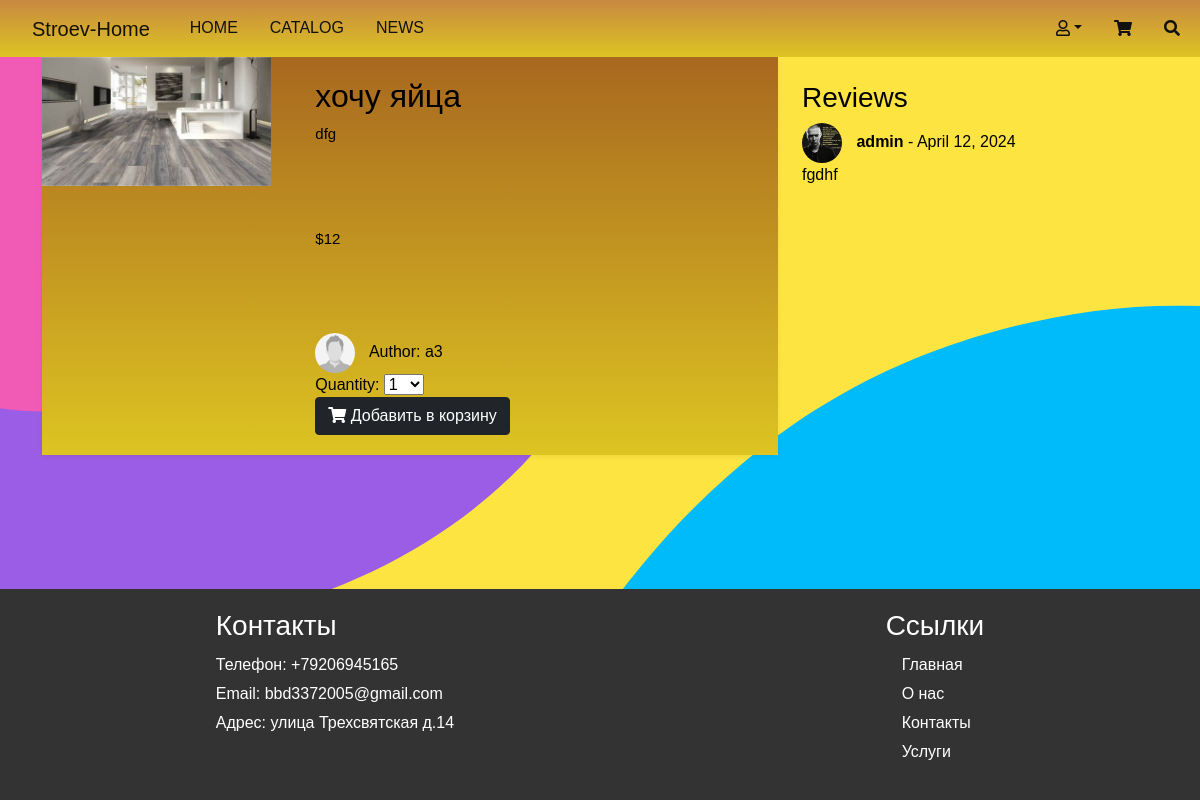
/post/3/3/, run on an earlier commit of the app's database.
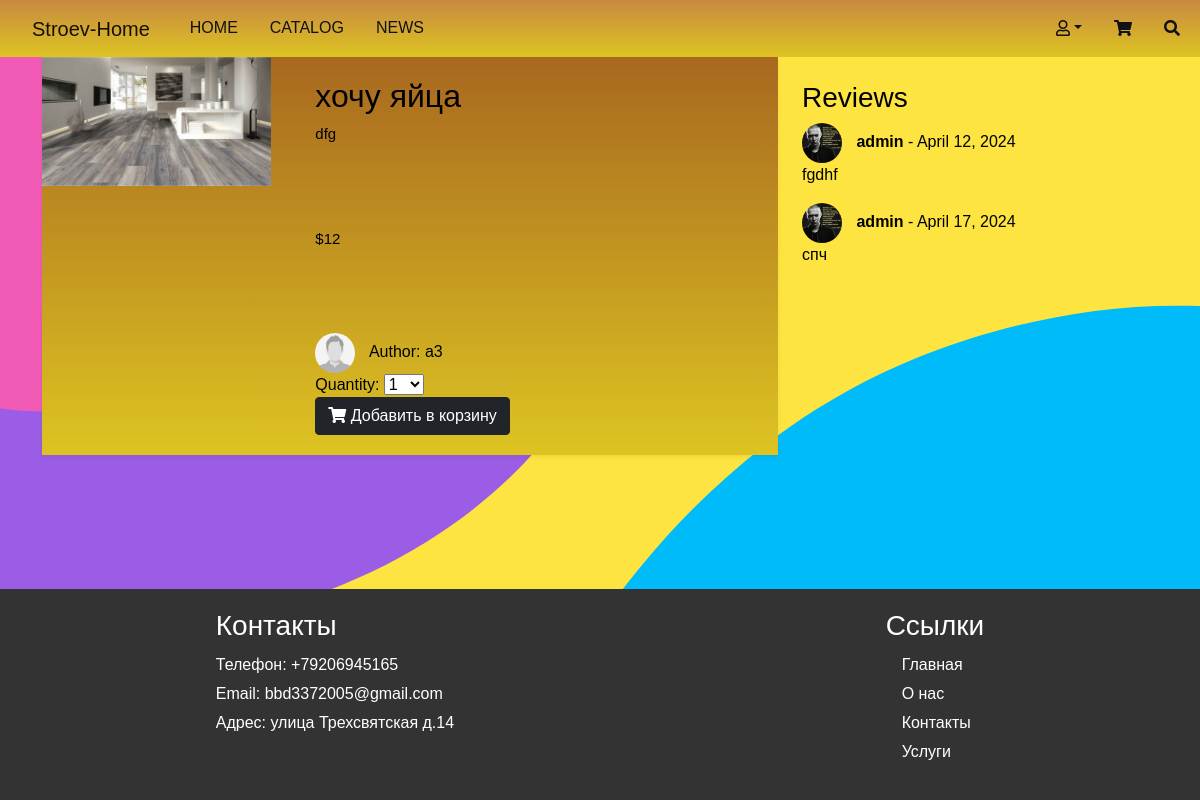
And on a later commit of the database.
### main/models.py (models this page shows, shortened)
class Review(models.Model):
    post = models.ForeignKey(BuildingMaterials, on_delete=models.CASCADE, related_name='reviews')
    author = models.ForeignKey(User, on_delete=models.CASCADE)
    content = models.TextField()
    created_at = models.DateTimeField(auto_now_add=True)

class Profile(models.Model):
    user = models.OneToOneField(settings.AUTH_USER_MODEL, on_delete=models.CASCADE)
    email = models.EmailField(max_length=254, default='xxx@mail.com')
    image = models.ImageField(upload_to='profile_images', default='profile_pics/default.jpg')

### main/views.py (the view)
# urls.py: path('post/<int:id>/<slug:slug>/', product_detail, name='post-detail'),
def product_detail(request, id, slug):
    product = get_object_or_404(BuildingMaterials, id=id, slug=slug, available=True)
    reviews = Review.objects.filter(post=product)
    paginator = Paginator(reviews, 4)
    page_number = request.GET.get('page')  # Get the current page number
    try:
        reviews = paginator.page(page_number)
    except PageNotAnInteger:
        reviews = paginator.page(1)  # If page is not an integer, deliver first page
    except EmptyPage:
        reviews = paginator.page(paginator.num_pages)  # If page is out of range, deliver last page
    cart_product_form = CartAddProductForm()
    if request.method == 'POST':
        if request.user.is_authenticated:
            review_form = ReviewForm(request.POST)
            if review_form.is_valid():
                review = review_form.save(commit=False)
                review.post = product
                review.author = request.user
                review.save()
                return redirect('main:post-detail', id=id, slug=slug)
    else:
        review_form = ReviewForm()
    return render(request, 'blog/post_detail.html', {
        'product': product,
        'cart_product_form': cart_product_form,
        'review_form': review_form,
        'reviews': reviews,  # Paginated reviews
    })

### cart/forms.py
class CartAddProductForm(forms.Form):
    quantity = forms.TypedChoiceField(choices=PRODUCT_QUANTITY_CHOICES, coerce=int)
    update = forms.BooleanField(required=False, initial=False, widget=forms.HiddenInput)

### main/forms.py
class ReviewForm(forms.ModelForm):
    class Meta:
        model = Review
        fields = ['content']
    def __init__(self, *args, **kwargs):
        super(ReviewForm, self).__init__(*args, **kwargs)
        self.fields['content'].widget.attrs.update({
            'rows': 3,  # Установите желаемое количество строк
            'cols': 40,  # Установите желаемое количество столбцов
            'placeholder': 'Напишите ваш отзыв здесь...',  # Опционально: добавьте placeholder
            'class': 'form-control',  # Добавьте класс Bootstrap для стилизации
        })

### main/templates/blog/post_detail.html (shortened to what this page needs)
{% extends "blog/base.html" %}
{% load static %}
{% block css %}
	<link rel="stylesheet" href="{% static 'blog/main.css' %}">
{% endblock %}
{% block content %}
<div class="container">
   <div class="row">
      <div class="col-lg-8">
         <div class="product-card">
            <div class="row">
               <div class="col-md-4">
                  <div class="product-thumb">
                     <img src="{{ product.image.url }}" alt="{{ product.title }}">
                  </div>
               </div>
               <div class="col-md-8">
                  <div class="product-details">
                     <h2>{{ product.title }}</h2>
                     <p>{{ product.description }}</p>
                     <p class="price">${{ product.price }}</p>
                     <div class="author-info">
                        <img src="{{ product.author.image.url }}" alt="{{ product.author.user.username }}" class="avatar">
                        <span>Author: {{ product.author.user.username }}</span>
                     </div>
                     <form id="cart-form" action="{% url 'cart:cart_add' product.id %}" method="post">
                        {{ cart_product_form }}
                        <button type="submit" class="btn btn-dark">
                           <i class="fas fa-shopping-cart"></i> Добавить в корзину
                        </button>
                     </form>
                  </div>
               </div>
            </div>
         </div>
      </div>
      <div class="col-lg-4">
         <div class="mt-4">
            <h3>Reviews</h3>
            {% if reviews %}
                <ul class="list-unstyled">
                    {% for review in reviews %}
                        <li>
                            <img src="{{ review.author.profile.image.url }}" alt="{{ review.author.username }}" class="avatar">
                            <strong>{{ review.author.username }}</strong> - {{ review.created_at|date:"F d, Y" }}
                            <p>{{ review.content }}</p>
                        </li>
                    {% endfor %}
                </ul>
            {% else %}
                <p>No reviews yet.</p>
            {% endif %}
        </div>
      </div>
   </div>
</div>
{% endblock content %}
{% block footer %}
    <footer>
        <div class="footer-content">
            <h3>Контакты</h3>
            <p>Телефон: +79206945165</p>
            <p>Email: bbd3372005@gmail.com</p>
            <p>Адрес: улица Трехсвятская д.14</p>
        </div>
        <div class="footer-content">
            <h3>Ссылки</h3>
            <ul>
                <li><a href="{% url 'main:index' %}">Главная</a></li>
                <li><a href="#">О нас</a></li>
                <li><a href="#">Контакты</a></li>
                <li><a href="#">Услуги</a></li>
            </ul>
        </div>
    </footer>
{% endblock %}

What changed in the data, as far as the page shows it:
added Review: author.profile.image (picture), author.username "admin", created_at "April 17, 2024", content "спч"
